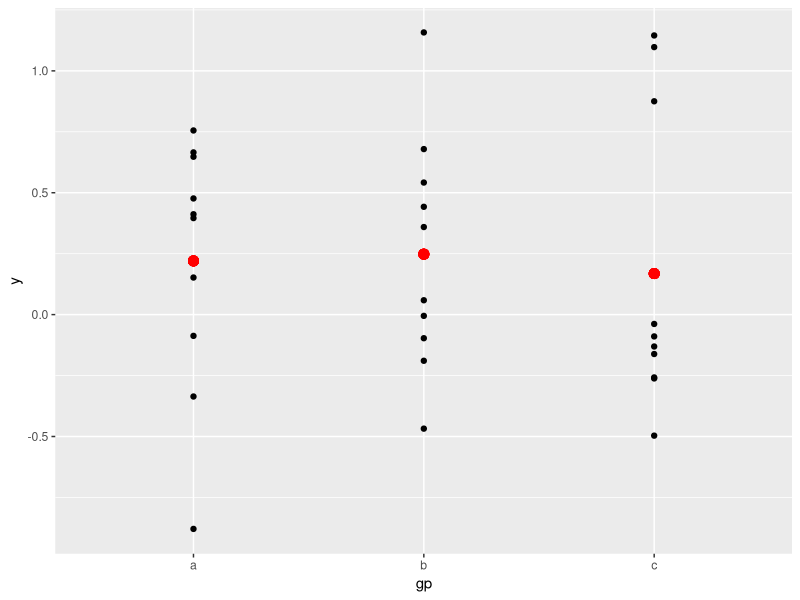

Recreate this plot in R.
## ---- chunk 1
library(ggplot2)
# Generate some sample data, then compute mean and standard deviation
# in each group
df <- data.frame(
  gp = factor(rep(letters[1:3], each = 10)),
  y = rnorm(30)
)
ds <- do.call(rbind, lapply(split(df, df$gp), function(d) {
  data.frame(mean = mean(d$y), sd = sd(d$y), gp = d$gp)
}))

# The summary data frame ds is used to plot larger red points on top
# of the raw data. Note that we don't need to supply `data` or `mapping`
# in each layer because the defaults from ggplot() are used.
ggplot(df, aes(gp, y)) +
  geom_point() +
  geom_point(data = ds, aes(y = mean), colour = 'red', size = 3)

